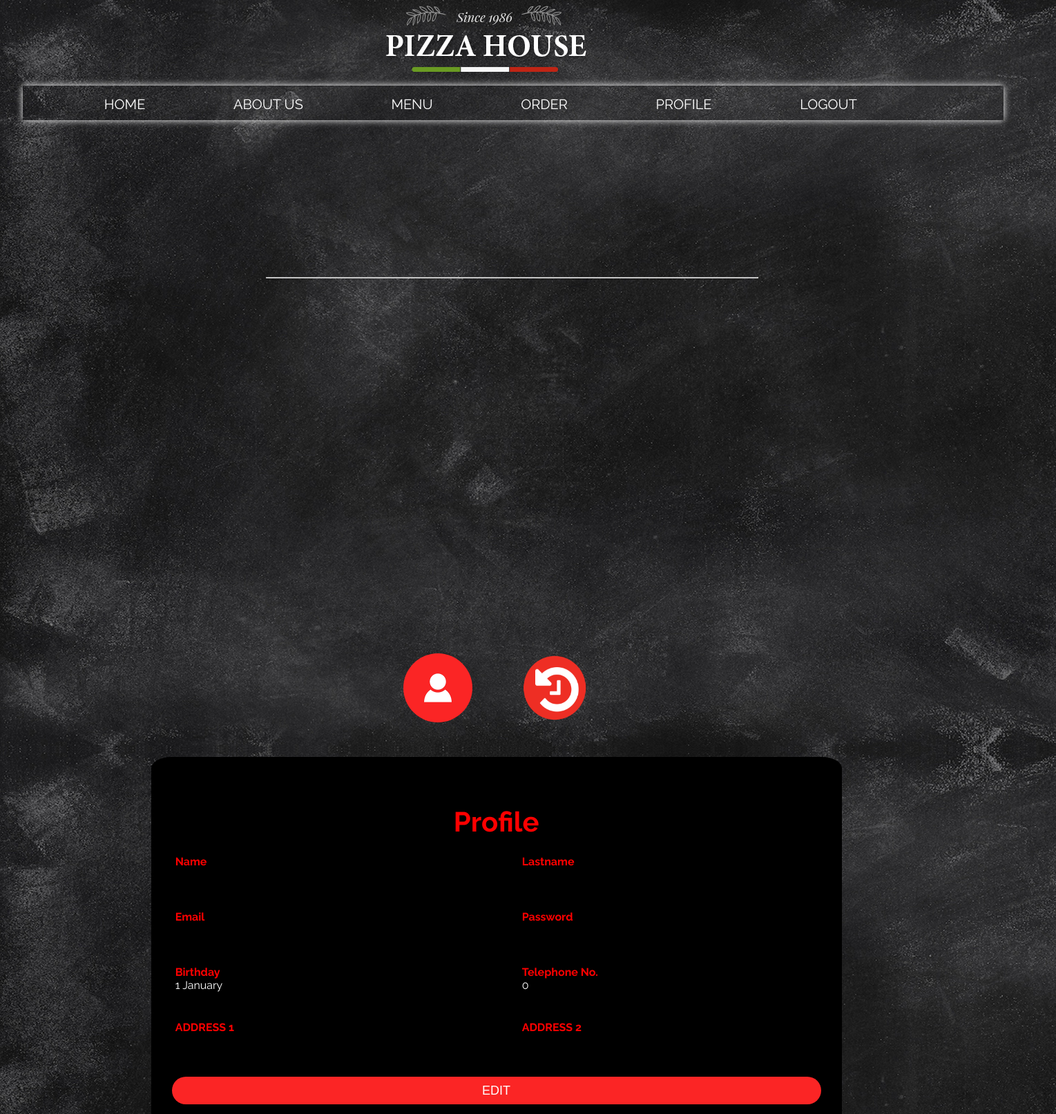
Page /Profile.php on the committed database.
### tables this page shows
CREATE TABLE `customer` (
  `CUSTOMER_ID` int(10) NOT NULL,
  `FNAME` varchar(20) NOT NULL,
  `LNAME` varchar(20) NOT NULL,
  `EMAIL` varchar(20) NOT NULL,
  `CPASSWORD` varchar(30) NOT NULL,
  `DOB` varchar(20) NOT NULL,
  `MOB` varchar(10) NOT NULL,
  `SEX` varchar(10) NOT NULL,
  `CADDRESS1` varchar(255) NOT NULL,
  `CADDRESS2` varchar(255) NOT NULL,
  `TEL_NO` int(15) NOT NULL
);

### Profile.php (the view, shortened to what this page needs)
<!DOCTYPE html>
<?php
            $servername = null;
            $username = "root";
            $password = "pizzahouse";
            $dbname = "pizzahouse";
            $port = null;
            $socket = "/cloudsql/pizzahousenew:asia-southeast1:pizzahouse";
        $conn = new mysqli($servername, $username,$password, $dbname,$port,$socket);
        $loginemail = $_POST["iemail"];
        $loginPassword = $_POST["ipass"];
        ?>
<html lang="en">
<head>
    <link rel="stylesheet" href="css/style8.css">
</head>
<body>
        <div class="menubar">
                <div class="container">
                    <div class="logo">
                        <img src="logo.png" >
                    </div>
                    <ul class="menu">
                            <li>
                            <?php
                                    $query = "SELECT * FROM customer WHERE EMAIL='$loginemail' and CPASSWORD='$loginPassword'";
                                    $result = mysqli_query($conn, $query);
                                    $array=mysqli_fetch_array($result);
                                ?>
                                <a href="home.php?customerid=<?=$array["CUSTOMER_ID"]?>">HOME</a>
                            </li>
                            <li>
                            <?php
                                    $query = "SELECT * FROM customer WHERE EMAIL='$loginemail' and CPASSWORD='$loginPassword'";
                                    $result = mysqli_query($conn, $query);
                                    $array=mysqli_fetch_array($result);
                                ?>
                                <a href="aboutus.php?customerid=<?=$array["CUSTOMER_ID"]?>">ABOUT US</a>
                            </li>
                            <li>
                            <?php
                                    $query = "SELECT * FROM customer WHERE EMAIL='$loginemail' and CPASSWORD='$loginPassword'";
                                    $result = mysqli_query($conn, $query);
                                    $array=mysqli_fetch_array($result);
                                ?>
                                <a href="order.php?customerid=<?=$array["CUSTOMER_ID"]?>">MENU</a>
                            </li>
                            <li>
                            <?php
                                    $query = "SELECT * FROM customer WHERE EMAIL='$loginemail' and CPASSWORD='$loginPassword'";
                                    $result = mysqli_query($conn, $query);
                                    $array=mysqli_fetch_array($result);
                                ?>
                                <a href="ordered.php?customerid=<?=$array["CUSTOMER_ID"]?>">ORDER</a>
                            </li>
                            <li>
                        <a href="#">PROFILE</a>
                            </li>
                            <li>
                                <a href="inup.php">LOGOUT</a>
                            </li>
                        </ul>
                </div>
            </div>
                    <div class="profile">
                    <img src="avatar11.png" class="avatar2">
                    <a href="History.php?customerid=<?=$array["CUSTOMER_ID"]?>"><img src="history.png" class="avatar3" ></a>
            </div>
           <br><br><br><br><br><br><br><br><br><br><br><br><br><br><br>
            <hr align="center" width="50%">
            <br><br><br>
            <div align="left"class="profile1"style="background-color:rgb(0,0,0)">
                <h2>Profile</h2>
                    <table style = "padding:2px" >
                    <colgroup>
                    <col width="500">
                    </colgroup>
                    <tr>
                        <td >
                                <p>Name</p>
                            </td>
                        <td  >
                                <p>Lastname</p>
                            </td>
                    </tr>
                    <tr>
                            <td >
                                    <p>Email</p>
                                </td>
                            <td >
                                    <p>Password</p>
                                 </td>
                        </tr>
                        <tr>
                                <td >
                                        <p>Birthday</p>
                                        <?php
                                    $query = "SELECT * FROM customer WHERE EMAIL='$loginemail' and CPASSWORD='$loginPassword'";
                                    $result = mysqli_query($conn, $query);
                                    $array=mysqli_fetch_array($result);
                                    echo '<span style="color:#ffffff;">'.$array["DOB"]." ".$array["MOB"].'</span>';
                                    echo "</br>";                                ?>
                                    </td>
                                    <td >
                                        <p>Telephone No.</p>
                                        <?php
                                    $query = "SELECT * FROM customer WHERE EMAIL='$loginemail' and CPASSWORD='$loginPassword'";
                                    $result = mysqli_query($conn, $query);
                                    $array=mysqli_fetch_array($result);
                                    echo '<span style="color:#ffffff;">'.  $array["TEL_NO"]  .'</span>';
                                    echo "</br>";                                ?>
                                    </td>
                            </tr>
                            <tr>
                                <td >
                                        <p>ADDRESS 1</p>
                                </td>
                                <td>
                                        <p>ADDRESS 2</p>
                                </td>
                            </tr>
                    </table>
                    <?php
                        $query = "SELECT * FROM customer WHERE EMAIL='$loginemail' and CPASSWORD='$loginPassword'";
                        $result = mysqli_query($conn, $query);
                        $array=mysqli_fetch_array($result);
                    ?>
                   <td><a href="ProfileE.php?customerid=<?=$array["CUSTOMER_ID"]?>"><input type="submit" name="submit" value="EDIT"></a>
                <br>
            </div>
        </html>
</body>

### css/style8.css (style rules this page uses)
body { margin-left: 2%; margin-right: 5%; padding: 500; font-family: 'Raleway', sans-serif; background: #666 url(../bg1.jpg); }
.menubar { margin-left: 3%; }
.menubar .menu { width: 100%; height: 50px; background: #ffffff00; box-shadow: 0 0 10px rgb(255, 255, 255); }
.menubar ul.menu { list-style: none; float: right; }
.menubar ul.menu li { padding-top: 15px; float: left; margin-left: 2%; margin-right: 50px; }
.menubar ul.menu li a { text-decoration: none; color: rgb(255, 255, 255); border-bottom: 2px solid transparent; padding-bottom: 20px; transition: all 0.3s ease; font-size: 20px; margin-left: 50px; }
.menubar .logo { width: 100%; height: 100px; padding-left: 35%; }
h2 { margin: 0; padding: 0 0 20px; text-align: center; font-size: 40px; }
.profile { width: 320px; height: 750px; color: #fff; top: 85%; left: 53%; position: absolute; transform: translate(-50%,-50%); box-sizing: border-box; padding: 70px 30px; }
.profile1 { width: 1000px; height: 550px; background: #00000088; color: rgb(255, 0, 0); top: 85%; left: 47%; position: absolute; transform: translate(-50%,-50%); box-sizing: border-box; padding: 70px 30px; border-radius: 3%; }
.avatar2 { width: 100px; height: 100px; border-radius: 50%; position: absolute; top: -50px; left: calc(-30% - -30px); }
.avatar3 { width: 130px; height: 100px; border-radius: 50%; position: absolute; top: -50px; left: calc(40% - 40px); }
.profile1 p { margin: 0; padding: 0; font-weight: bold; }
.profile1 input { width: 100%; margin-bottom: 20px; }
.profile1 input[type="submit"] { border: none; outline: none; height: 40px; background: #fb2525; color: #fff; font-size: 18px; border-radius: 20px; }
.profile1 a { text-decoration: none; font-size: 12px; line-height: 20px; color: darkgrey; }

### rows in the picture
customer: DOB "1", MOB "January", TEL_NO "0"
